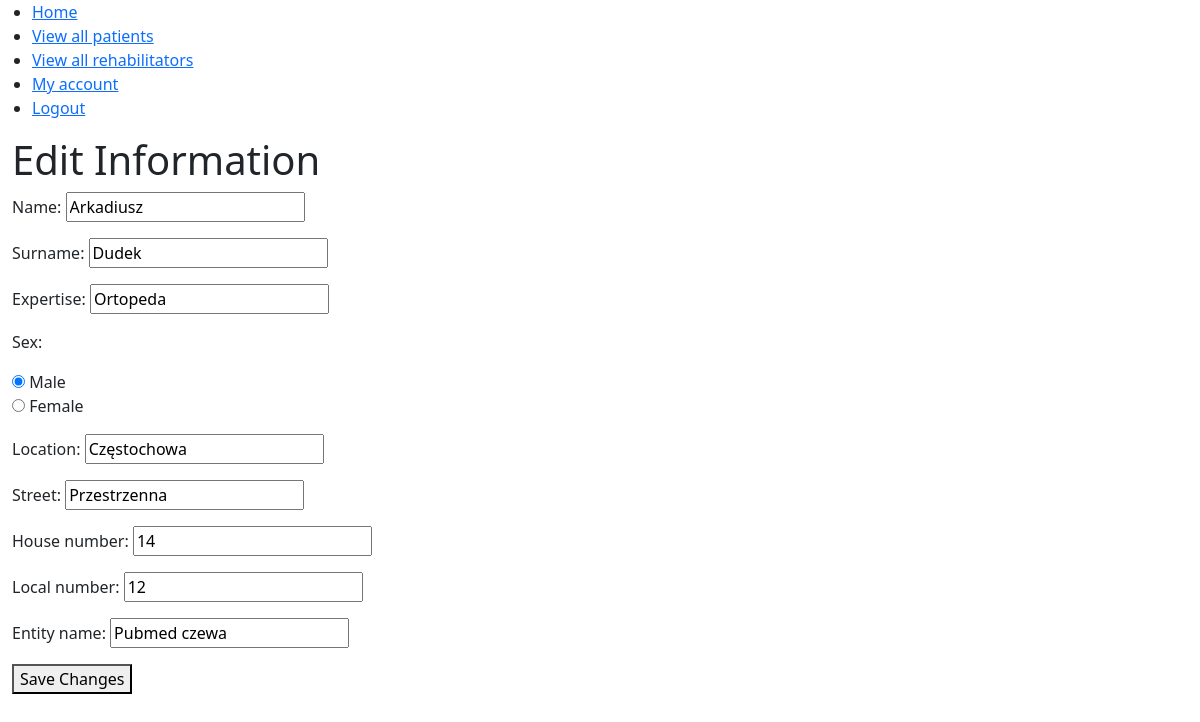
/rehab/my_account/edit/ (signed in), run on an earlier commit of the app's database.
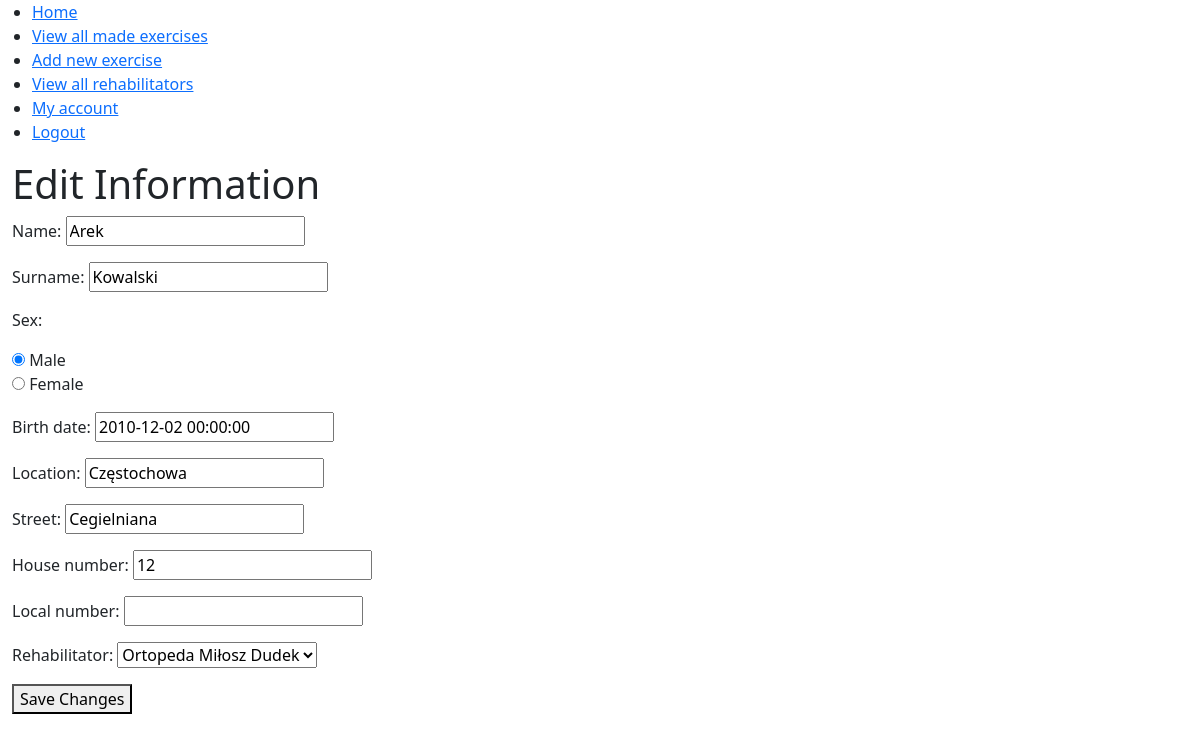
And on a later commit of the database.
### rehab/models.py (models this page shows, shortened)
class Rehabilitator(models.Model):
    user = models.OneToOneField(User, on_delete=models.CASCADE)
    name = models.CharField(max_length=30)
    surname = models.CharField(max_length=30)
    expertise = models.CharField(max_length=30)
    sex = models.CharField(max_length=1, choices=(('M', 'Male'), ('F', 'Female')))
    location = models.CharField(max_length=30)
    street = models.CharField(max_length=60)
    house_number = models.CharField(max_length=10)
    local_number = models.CharField(max_length=10)
    entity_name = models.CharField(max_length=60)
    def __str__(self):
        return self.expertise + " " + self.name + " " + self.surname

class Patient(models.Model):
    user = models.OneToOneField(User, on_delete=models.CASCADE)
    rehabilitator = models.ForeignKey(Rehabilitator, on_delete=models.CASCADE, related_name='patients')
    name = models.CharField(max_length=30)
    surname = models.CharField(max_length=30)
    sex = models.CharField(max_length=1, choices=(('M', 'Male'), ('F', 'Female')))
    birth_date = models.DateField(null=True)
    location = models.CharField(max_length=30)
    street = models.CharField(max_length=60)
    house_number = models.CharField(max_length=10)
    local_number = models.CharField(max_length=10)

### rehab/views.py (the view)
# urls.py: path('my_account/edit/', views.edit, name='edit'),
@login_required
def edit(request):
    user = request.user
    is_rehabilitator = None
    is_patient = None
    if hasattr(user, 'rehabilitator'):
        is_rehabilitator = True
        is_patient = False
    elif hasattr(user, 'patient'):
        is_rehabilitator = False
        is_patient = True
    if is_rehabilitator:
        if request.method == 'POST':
            form = RehabilitatorRegisterForm(request.POST, instance=user.rehabilitator)
            if form.is_valid():
                form.save()
                return redirect('telemedWebapp:home')
        else:
            form = RehabilitatorRegisterForm(instance=user.rehabilitator)
        return render(request, 'telemedWebapp/edit.html', {'form': form,
                                                           'is_rehabilitator': is_rehabilitator,
                                                           'is_patient': is_patient})
    if is_patient:
        if request.method == 'POST':
            form = PatientRegisterForm(request.POST, instance=user.patient)
            if form.is_valid():
                form.save()
                return redirect('telemedWebapp:home')
        else:
            form = PatientRegisterForm(instance=user.patient)
        return render(request, 'telemedWebapp/edit.html', {'form': form,
                                                           'is_rehabilitator': is_rehabilitator,
                                                           'is_patient': is_patient})

### rehab/forms.py (shortened to what this page needs)
class PatientRegisterForm(ModelForm):
    name = forms.CharField(max_length=30)
    surname = forms.CharField(max_length=30)
    sex = forms.ChoiceField(choices=(('M', 'Male'), ('F', 'Female')), widget=forms.RadioSelect)
    birth_date = forms.DateTimeField()
    location = forms.CharField(max_length=30)
    street = forms.CharField(max_length=50)
    house_number = forms.CharField(max_length=10)
    local_number = forms.CharField(required=False)
    rehabilitator = forms.ModelChoiceField(queryset=Rehabilitator.objects.all(), required=False,
                                           widget=forms.Select(attrs={'class': 'selectpicker'}))
    class Meta:
        model = Patient
        fields = ['name', 'surname', 'sex', 'birth_date', 'location', 'street',
                  'house_number', 'local_number', 'rehabilitator']

### rehab/templates/telemedWebapp/edit.html (shortened to what this page needs)
{% extends 'telemedWebapp/base.html' %}
{% block content %}
  <h1>Edit Information</h1>
  <form method="post">
    {{ form.as_p }}
    <button type="submit">Save Changes</button>
  </form>
{% endblock %}

What changed in the data, as far as the page shows it:
removed Rehabilitator: name "Arkadiusz", surname "Dudek", expertise "Ortopeda", sex "☑ Male ☐ Female", location "Częstochowa", street "Przestrzenna", house_number "14", local_number "12", entity_name "Pubmed czewa"
now on this page (row edited): Patient: name "Arek", surname "Kowalski", sex "☑ Male ☐ Female", birth_date "2010-12-02 00:00:00", location "Częstochowa", street "Cegielniana", house_number "12", rehabilitator "Ortopeda Miłosz Dudek"
changed Patient: name "Ala" → "Arek" (drawn)
Also different on the page:
text no longer shown: "Name: Surname: Expertise: Sex: Male Female Location: Street: House number: Local number: Entity name: View all patients"
text now shown: "View all made exercises Add new exercise Name: Surname: Sex: Male Female Birth date: Location: Street: House number: Local number: Rehabilitator:"
